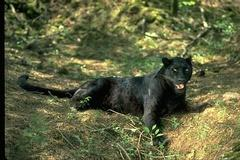
%> input picture Ncut_9/jpg_images/1.jpg, 240 x 160 px
$ octave --eval "result = my_getEphase(rgb2gray(imread('jpg_images/1.jpg')));"   (GNU Octave 9; MATLAB toolbox functions it lacks are replaced by stand-ins)
%> lines starting %> are read from the running program, lines starting %| are printed output that depends on the picture; in (x1, y1, x2, y2) boxes, pixels count from 0 and x2, y2 are one past the last pixel; in counts of white or black regions, pixels touching at a corner belong together; the program's own positions count from 1
### Ncut_9/quadedgep.m
% function [x,y,gx,gy,par,threshold,mag,mage,g,FIe,FIo,mago] = quadedgep(I,par,threshold);
% Input:
%    I = image
%    par = vector for 4 parameters
%      [number of filter orientations, number of scales, filter size, elongation]
%      To use default values, put 0.
%    threshold = threshold on edge strength
% Output:
%    [x,y,gx,gy] = locations and gradients of an ordered list of edgels
%       x,y could be horizontal or vertical or 45 between pixel sites
%       but it is guaranteed that there [floor(y) + (floor(x)-1)*nr]
%       is ordered and unique.  In other words, each edgel has a unique pixel id.
%    par = actual par used
%    threshold = actual threshold used
%    mag = edge magnitude
%    mage = phase map
%    g = gradient map at each pixel
%    [FIe,FIo] = odd and even filter outputs
%    mago = odd filter output of optimum orientation
%
% Stella X. Yu, 2001


function [x,y,gx,gy,par,threshold,mag,mage,g,FIe,FIo,mago] = quadedgep(I,par,threshold);

if nargin<3 | isempty(threshold),
    threshold = 0.2;
end

[r,c] = size(I);
def_par = [8,1,20,3];

% take care of parameters, any missing value is substituted by a default value
if nargin<2 | isempty(par),
   par = def_par;
end
par(end+1:4)=0;
par = par(:);
j = (par>0);
have_value = [ j, 1-j ];
j = 1; n_filter = have_value(j,:) * [par(j); def_par(j)];
j = 2; n_scale  = have_value(j,:) * [par(j); def_par(j)];
j = 3; winsz    = have_value(j,:) * [par(j); def_par(j)];
j = 4; enlong   = have_value(j,:) * [par(j); def_par(j)];

% always make filter size an odd number so that the results will not be skewed
j = winsz/2;
if not(j > fix(j) + 0.1),
    winsz = winsz + 1;
end

% filter the image with quadrature filters
FBo = make_filterbank_odd2(n_filter,n_scale,winsz,enlong);
FBe = make_filterbank_even2(n_filter,n_scale,winsz,enlong);
n = ceil(winsz/2);
f = [fliplr(I(:,2:n+1)), I, fliplr(I(:,c-n:c-1))];
f = [flipud(f(2:n+1,:)); f; flipud(f(r-n:r-1,:))];
FIo = fft_filt_2(f,FBo,1);
FIo = FIo(n+[1:r],n+[1:c],:);
FIe = fft_filt_2(f,FBe,1);
FIe = FIe(n+[1:r],n+[1:c],:);

% compute the orientation energy and recover a smooth edge map
% pick up the maximum energy across scale and orientation
% even filter's output: as it is the second derivative, zero cross localize the edge
% odd filter's output: orientation
mag = sqrt(sum(FIo.^2,3)+sum(FIe.^2,3));
mag_a = sqrt(FIo.^2+FIe.^2);
[tmp,max_id] = max(mag_a,[],3);
base_size = r * c;
id = [1:base_size]';
mage = reshape(FIe(id+(max_id(:)-1)*base_size),[r,c]);
mage = (mage>0) - (mage<0);

ori_incr=pi/n_filter; % to convert jshi's coords to conventional image xy
ori_offset=ori_incr/2;
theta = ori_offset+([1:n_filter]-1)*ori_incr; % orientation detectors
% [gx,gy] are image gradient in image xy coords, winner take all
mago = reshape(FIo(id+(max_id(:)-1)*base_size),[r,c]);
ori = theta(max_id);
ori = ori .* (mago>0) + (ori + pi).*(mago<0);
gy = mag .* cos(ori);
gx = -mag .* sin(ori);
g = cat(3,gx,gy);

% phase map: edges are where the phase changes
mag_th = max(mag(:)) * threshold;
eg = (mag>mag_th);
h = eg & [(mage(2:r,:) ~= mage(1:r-1,:)); zeros(1,c)];
v = eg & [(mage(:,2:c) ~= mage(:,1:c-1)), zeros(r,1)];
[y,x] = find(h | v);
k = y + (x-1) * r;
h = h(k);
v = v(k);
y = y + h * 0.5; % i
x = x + v * 0.5; % j
t = h + v * r;
gx = g(k) + g(k+t);
k = k + (r * c);
gy = g(k) + g(k+t);

### Ncut_9/make_filterbank_odd2.m
function FB = make_filterbank(num_ori,filter_scales,wsz,enlong)
%
%  F = make_filterbank(num_ori,num_scale,wsz)
% Jianbo Shi, 1997

if nargin<4,
    enlong = 3;
end

enlong = enlong*2;

% definine filterbank
%num_ori=6;
%num_scale=3;

num_scale = length(filter_scales);

M1=wsz; % size in pixels
M2=M1;

ori_incr=180/num_ori;
ori_offset=ori_incr/2; % helps with equalizing quantiz. error across filter set

FB=zeros(M1,M2,num_ori,num_scale);


% elongated filter set
counter = 1;

for m=1:num_scale
   for n=1:num_ori
      % r=12 here is equivalent to Malik's r=3;
      f=doog1(filter_scales(m),enlong,ori_offset+(n-1)*ori_incr,M1);
      FB(:,:,n,m)=f;
   end
end

FB=reshape(FB,M1,M2,num_scale*num_ori);
total_num_filt=size(FB,3);

for j=1:total_num_filt,
  F = FB(:,:,j);
  a = sum(sum(abs(F)));
  FB(:,:,j) = FB(:,:,j)/a;
end

### Ncut_9/make_filterbank_even2.m
function FB = make_filterbank(num_ori,filter_scales,wsz,enlong)
%
%  F = make_filterbank(num_ori,num_scale,wsz)
% Jianbo Shi, 1997


if nargin<4,
    enlong = 3;
end

enlong = 2*enlong;

% definine filterbank
%num_ori=6;
%num_scale=3;

num_scale = length(filter_scales);

M1=wsz; % size in pixels
M2=M1;

ori_incr=180/num_ori;
ori_offset=ori_incr/2; % helps with equalizing quantiz. error across filter set

FB=zeros(M1,M2,num_ori,num_scale);

% elongated filter set
counter = 1;

for m=1:num_scale
   for n=1:num_ori
      % r=12 here is equivalent to Malik's r=3;
      f=doog2(filter_scales(m),enlong,ori_offset+(n-1)*ori_incr,M1);
      FB(:,:,n,m)=f;
   end
end

FB=reshape(FB,M1,M2,num_scale*num_ori);
total_num_filt=size(FB,3);

for j=1:total_num_filt,
  F = FB(:,:,j);
  a = sum(sum(abs(F)));
  FB(:,:,j) = FB(:,:,j)/a;
end

### Ncut_9/fft_filt_2.m
function FI=fft_filt_2(V,FB,sf);
% FI=fft_filt_2(V,FB,sf);
% fft-based filtering
% requires image to be called "V"
% and filters to be in FB
% sf is the subsampling factor
%
% FI is the result
% Jianbo Shi, 1997

[M1,M2,N3]=size(FB);
% prepare FFT of image for filtering
[N1,N2]=size(V);
I=zeros(size(V)+[M1-1 M2-1]);
I(1:N1,1:N2)=V;
N1s=length(1:sf:N1);
N2s=length(1:sf:N2);
IF=fft2(I);
FI=zeros(N1s,N2s,N3);

% apply filters
for n=1:N3;
   f=rot90(FB(:,:,n),2);
   fF=fft2(f,N1+M1-1,N2+M2-1);
   IfF=IF.*fF;
   If=real(ifft2(IfF));
   If=If(ceil((M1+1)/2):ceil((M1+1)/2)+N1-1,ceil((M2+1)/2):ceil((M2+1)/2)+N2-1);
   FI(:,:,n)=If(1:sf:N1,1:sf:N2);
end

### Ncut_9/computeEdges.m
function edgemap = computeEdges(imageX,parametres,threshold)
% edgemap = computeEdges(imageX,parametres,threshold)
%
% computes the edge in imageX with parameters parametres and threshold
% Timothee Cour, Stella Yu, Jianbo Shi, 2004.

[ex,ey,egx,egy,eg_par,eg_th,emag,ephase , g ] = quadedgep(imageX,parametres,threshold);
% example : [ex,ey,egx,egy,eg_par,eg_th,emag,ephase] = quadedgep(imageX,[4,3,30,3],0.05);

% [emagTrie,eindex] = sort(emag);

%edges3 = sparse(floor(ex),floor(ey),(egx.^2+egy.^2).^(1/2),size(imageX,2),size(imageX,1))';

try
    edges2 = emag .* edge(imageX,'canny') ;
    %edges2 = emag .* edge(imageX,'sobel') ;
catch
    edges2 = 0 * emag;
end

edges2 = edges2 .* (edges2 > threshold);
egx1 = g(:,:,1);
egy1 = g(:,:,2);
eindex = find(edges2);
[ey,ex,values] = find(edges2);

egx = egx1(eindex);
egy = egy1(eindex);

edgemap.eindex = eindex;
edgemap.values = values;
edgemap.x = ex;
edgemap.y = ey;
edgemap.gx = egx;
edgemap.gy = egy;
edgemap.emag = emag;
edgemap.ephase = ephase;
edgemap.imageEdges = edges2;

### Ncut_9/my_getEphase.m
%function [W,imageEdges] = ICgraph(I,dataW,dataEdgemap);
function [ephase] = my_getEphase(I)

% [W,imageEdges] = ICgraph(I,dataW,dataEdgemap);
% Input:
% I = gray-level image
% optional parameters:
% dataW.sampleRadius=10;
% dataW.sample_rate=0.3;
% dataW.edgeVariance = 0.1;
%
% dataEdgemap.parametres=[4,3, 21,3];%[number of filter orientations, number of scales, filter size, elongation]
% dataEdgemap.threshold=0.02;
%
% Output:
% W: npixels x npixels similarity matrix based on Intervening Contours
% imageEdges: image showing edges extracted in the image
%
% Timothee Cour, Stella Yu, Jianbo Shi, 2004.


    dataW.sampleRadius=5;
    dataW.sample_rate=1;
    dataW.edgeVariance = 0.1;
    dataEdgemap.parametres=[4,3, 21,3];%[number of filter orientations, number of scales, filter size, elongation]
    dataEdgemap.threshold=0.02;

fprintf('Computing edge map...\n');
%edgemap = computeEdges(I_rgb,dataEdgemap.parametres,dataEdgemap.threshold);
edgemap = computeEdges(I,dataEdgemap.parametres,dataEdgemap.threshold);
%> after the loop in fft_filt_2, `for n=1:N3;`:
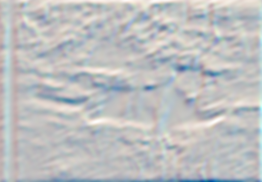
%> FI: size 182x262x4 double; mean R, G, B, A 0, -0.1, -0.2, -0.1; transparent parts drawn white
%> call 2 of fft_filt_2, with sf = 1
%> after the loop in fft_filt_2 (call 2), `for n=1:N3;`:
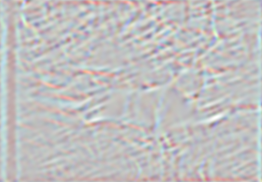
%> FI: size 182x262x4 double; mean R, G, B, A 1, 0.8, 0.8, 1; transparent parts drawn white
%> in quadedgep, `mage = (mage>0) - (mage<0);`:
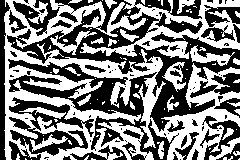
%> mage: size 160x240 double; values -1 (black) and 1 (white), 49.3% white; 86 white regions (59 under 20 px), largest, box (x1, y1, x2, y2) and area: (4, 0, 240, 160) 13234, (80, 0, 240, 59) 2962, (190, 45, 235, 66) 348
%> in quadedgep, `gy = mag .* cos(ori);`:
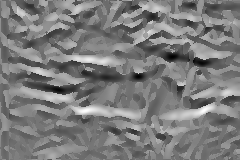
%> gy: size 160x240 double; min -70.42, max 74.22, mean -0.1; drawn with min black and max white
%> in quadedgep, `gx = -mag .* sin(ori);`:
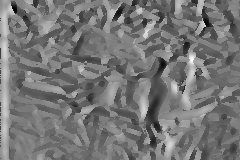
%> gx: size 160x240 double; min -58.47, max 69.99, mean 1.3; drawn with min black and max white
%> in quadedgep, `mag_th = max(mag(:)) * threshold;`: mag_th = 1.61
%> in quadedgep, `eg = (mag>mag_th);`: eg: size 160x240 logical; every value is 1
%> in quadedgep, `h = eg & [(mage(2:r,:) ~= mage(1:r-1,:)); zeros(1,c)];`: h: size 160x240 logical; 16.4% white in thin lines or dots
%> in quadedgep, `v = eg & [(mage(:,2:c) ~= mage(:,1:c-1)), zeros(r,1)];`:
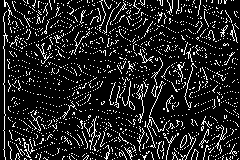
%> v: size 160x240 logical; 13.4% white in thin lines or dots
%> in quadedgep, `[y,x] = find(h | v);`: y = 9759 values from 1 to 160; x = 9759 values from 4 to 240
%> in quadedgep, `h = h(k);`: h = 9759 logical values, 6300 true
%> in quadedgep, `v = v(k);`: v = 9759 logical values, 5158 true
%> in computeEdges, `[ex,ey,egx,egy,eg_par,eg_th,emag,ephase , g ] = quadedgep(imageX,param..`: eg_par = [4; 3; 21; 3]; eg_th = 0.02
%> in computeEdges, `edges2 = emag .* edge(imageX,'canny') ;`:
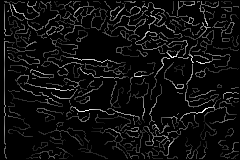
%> edges2: size 160x240 double; min 0, max 80.33, mean 4.7; drawn with min black and max white
%> in computeEdges, `eindex = find(edges2);`: eindex = 6870 values from 642 to 38235
%> in computeEdges, `[ey,ex,values] = find(edges2);`: ey = 6870 values from 2 to 159; ex = 6870 values from 5 to 239; values = 6870 values from 5.94 to 80.33
%> in computeEdges, `egx = egx1(eindex);`: egx = 6870 values, max 68.34 at index 5524, min -58.47 at index 347, mean 1.13
%> in computeEdges, `egy = egy1(eindex);`: egy = 6870 values, max 74.22 at index 5926, min -69.92 at index 4953, mean -0.572
%> in computeEdges, `edgemap.eindex = eindex;`: edgemap.eindex = 6870 values from 642 to 38235
%> in computeEdges, `edgemap.values = values;`: edgemap.values = 6870 values, max 80.33 at index 5926, min 5.94 at index 5937, mean 26.54
%> in computeEdges, `edgemap.x = ex;`: edgemap.x = 6870 values from 5 to 239
%> in computeEdges, `edgemap.y = ey;`: edgemap.y = 6870 values, max 159 at index 163, min 2 at index 1, mean 75.84
%> in computeEdges, `edgemap.gx = egx;`: edgemap.gx has the same summary as egx
%> in computeEdges, `edgemap.gy = egy;`: edgemap.gy has the same summary as egy

ephase=edgemap.ephase;

$ run again, on Ncut_9/jpg_images/2.jpg
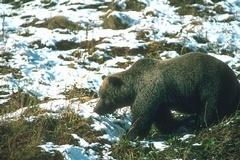
%> input picture Ncut_9/jpg_images/2.jpg, 240 x 160 px
%> in quadedgep, `mage = (mage>0) - (mage<0);`:
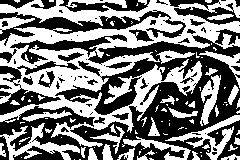
%> mage: size 160x240 double; values -1 (black) and 1 (white), 48.5% white; 100 white regions (64 under 20 px), largest, box (x1, y1, x2, y2) and area: (0, 0, 240, 147) 12762, (0, 123, 80, 160) 924, (165, 115, 240, 160) 807
%> mag_th = 1.94
%> eg: size 160x240 logical; 99% white; 8 black regions (5 under 20 px), largest, box (x1, y1, x2, y2) and area: (221, 83, 234, 110) 174, (182, 100, 198, 109) 95, (157, 112, 172, 128) 81
%> y = 8639 values from 1 to 160; x = 8639 values from 1 to 240
%> in quadedgep, `h = h(k);`: h = 8639 logical values, 6173 true
%> in quadedgep, `v = v(k);`: v = 8639 logical values, 4045 true
%> eg_par = [4; 3; 21; 3]; eg_th = 0.02
%> in computeEdges, `edges2 = emag .* edge(imageX,'canny') ;`:
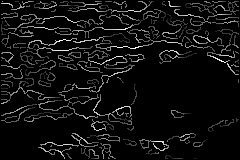
%> edges2: size 160x240 double; min 0, max 96.88, mean 5.9; drawn with min black and max white
%> eindex = 5170 values from 164 to 38200
%> ey = 5170 values from 2 to 159; ex = 5170 values from 2 to 239; values = 5170 values from 6.16 to 96.88
%> egx = 5170 values, max 72.35 at index 4956, min -71.06 at index 2405, mean -0.0425
%> egy = 5170 values, max 89.5 at index 3853, min -89.04 at index 4861, mean -1.55
%> edgemap.eindex = 5170 values from 164 to 38200
%> edgemap.values = 5170 values, max 96.88 at index 3853, min 6.16 at index 4440, mean 44.17
%> edgemap.x = 5170 values from 2 to 239
%> edgemap.y = 5170 values, max 159 at index 1600, min 2 at index 28, mean 65.72
%> edgemap.gx has the same summary as egx
%> edgemap.gy has the same summary as egy

$ run again, on Ncut_9/jpg_images/3.jpg
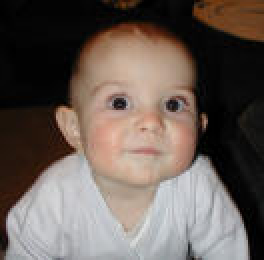
%> input picture Ncut_9/jpg_images/3.jpg, 132 x 130 px (shown 2 times larger)
%> in quadedgep, `mage = (mage>0) - (mage<0);`:
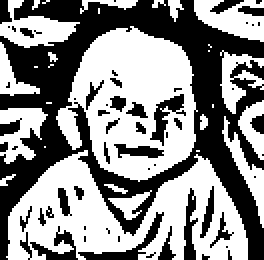
%> mage: size 130x132 double (shown 2 times larger); values -1 (black) and 1 (white), 54.7% white; 59 black regions (36 under 20 px), largest, box (x1, y1, x2, y2) and area: (0, 0, 132, 130) 6057, (39, 106, 82, 130) 200, (75, 47, 93, 73) 166
%> mag_th = 1.95
%> eg: size 130x132 logical; 83.8% white; 11 black regions (6 under 20 px), largest, box (x1, y1, x2, y2) and area: (0, 0, 48, 50) 1672, (100, 20, 132, 53) 540, (0, 60, 22, 94) 459, (125, 55, 132, 66) 45, (127, 86, 132, 95) 29
%> in quadedgep, `[y,x] = find(h | v);`: y = 2374 values from 1 to 130; x = 2374 values from 1 to 132
%> in quadedgep, `k = y + (x-1) * r;`: k = 2374 values from 55 to 17144
%> in quadedgep, `h = h(k);`: h = 2374 logical values, 1259 true
%> in quadedgep, `v = v(k);`: v = 2374 logical values, 1525 true
%> in quadedgep, `y = y + h * 0.5;`: y = 2374 values, max 130 at index 29, min 1 at index 847, mean 77.83
%> in quadedgep, `x = x + v * 0.5;`: x = 2374 values, max 132 at index 2365, min 1 at index 1, mean 72.06
%> t = 2374 values, max 131 at index 6, min 1 at index 1, mean 84.04
%> in quadedgep, `gx = g(k) + g(k+t);`: gx = 2374 values, max 151.6 at index 37, min -180.1 at index 2242, mean -1.77
%> in quadedgep, `k = k + (r * c);`: k = 2374 values from 17215 to 34304
%> in quadedgep, `gy = g(k) + g(k+t);`: gy = 2374 values, max 144.3 at index 333, min -103.9 at index 990, mean 6.72
%> in computeEdges, `[ex,ey,egx,egy,eg_par,eg_th,emag,ephase , g ] = quadedgep(imageX,param..`: ex has the same summary as x in quadedgep; ey has the same summary as y in quadedgep; egx has the same summary as gx in quadedgep; egy has the same summary as gy in quadedgep; eg_par = [4; 3; 21; 3]; eg_th = 0.02
%> in computeEdges, `edges2 = emag .* edge(imageX,'canny') ;`:
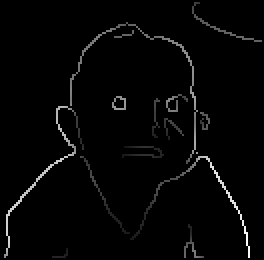
%> edges2: size 130x132 double (shown 2 times larger); min 0, max 97.66, mean 2; drawn with min black and max white
%> eindex = 775 values from 388 to 16921
%> in computeEdges, `[ey,ex,values] = find(edges2);`: ey = 775 values from 2 to 129; ex = 775 values from 3 to 131; values = 775 values from 7.99 to 97.66
%> in computeEdges, `egx = egx1(eindex);`: egx = 775 values, max 76.05 at index 22, min -90.23 at index 759, mean -0.843
%> in computeEdges, `egy = egy1(eindex);`: egy = 775 values, max 72.92 at index 101, min -52.83 at index 285, mean 12.07
%> edgemap.eindex = 775 values from 388 to 16921
%> edgemap.values = 775 values, max 97.66 at index 759, min 7.99 at index 299, mean 44.92
%> edgemap.x = 775 values from 3 to 131
%> edgemap.y = 775 values, max 129 at index 2, min 2 at index 598, mean 70.2
%> edgemap.gx has the same summary as egx
%> edgemap.gy has the same summary as egy
